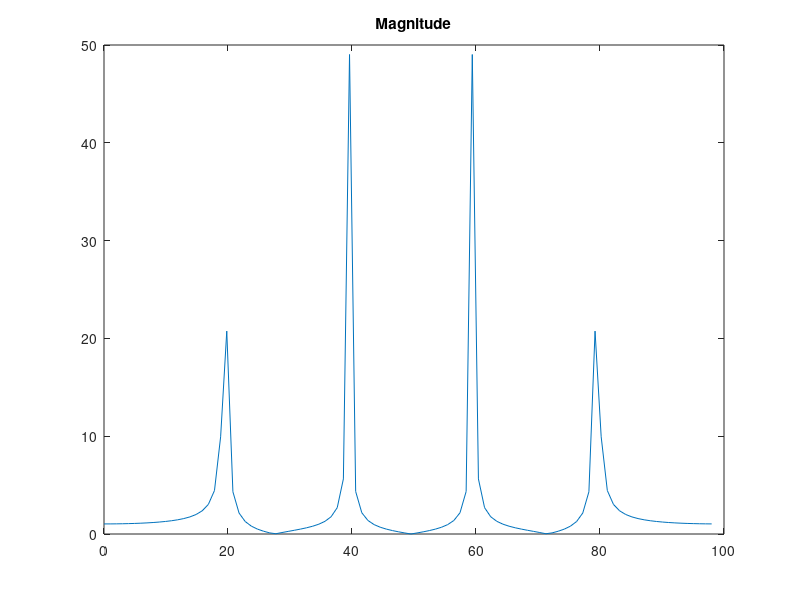
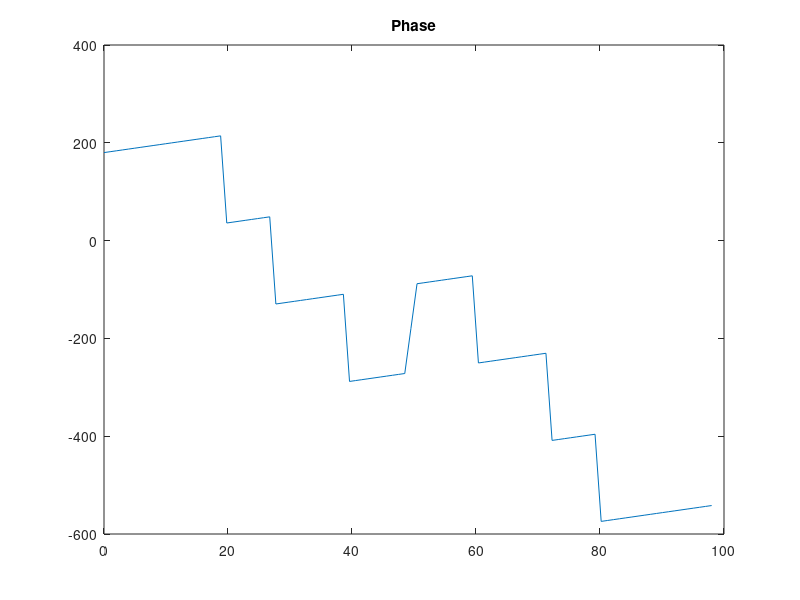

Write MATLAB code to recreate these figures, in order.
t=(0:1/99:1);
x=sin(2*pi*10*t)+.5*sin(2*pi*30*t);
y=fftshift(fft(x));
m=abs(y);
p=unwrap(angle(y));
f=(0:length(y)-1)*99/length(y);

plot(f,m);
title('Magnitude');
%set(gca,'XTick',[ 10 30 70 90]);

figure;
plot(f,p*180/pi);
title('Phase');
%set(gca,'XTick',[ 10 30 70 90]);

